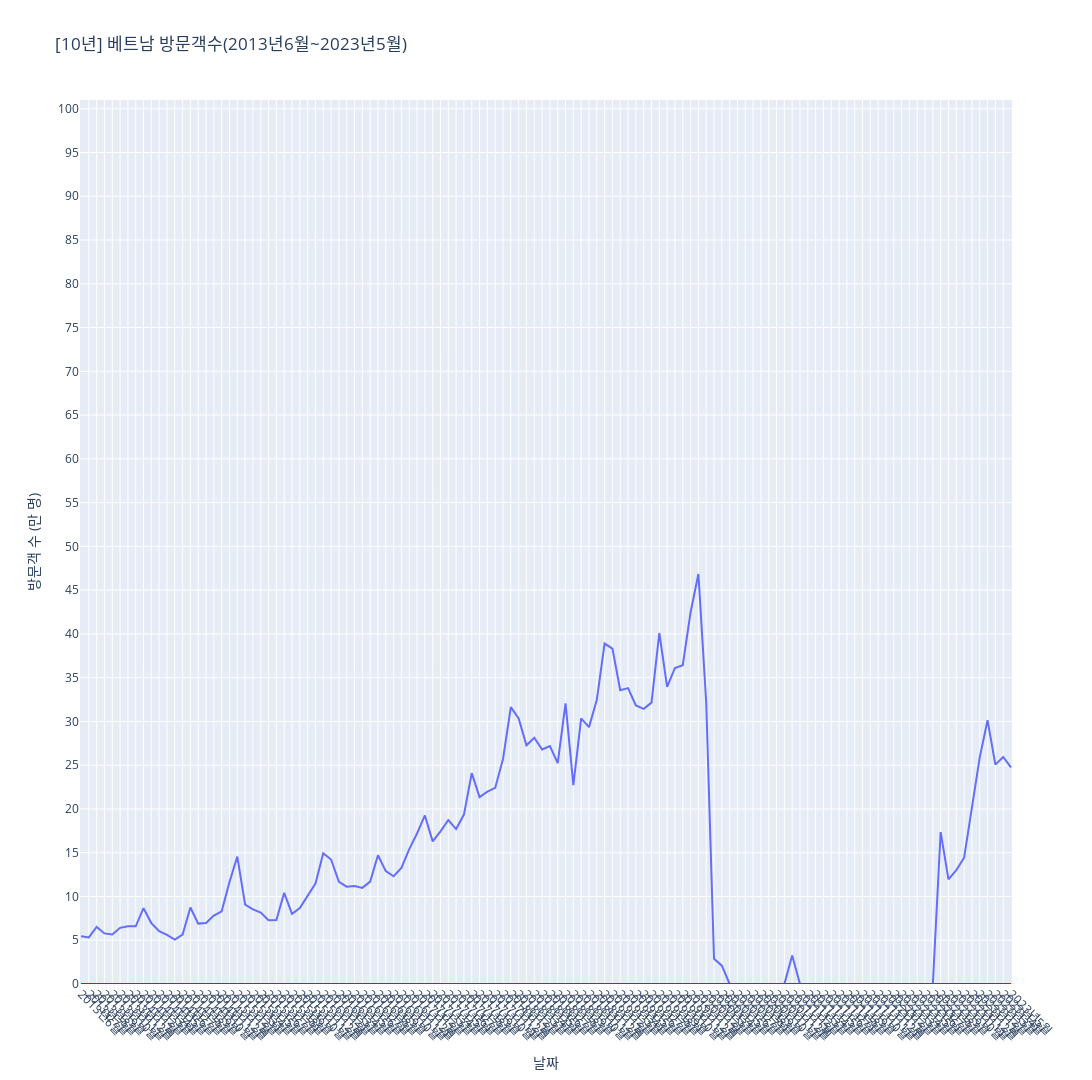

The notebook cell saved with this chart:
### Code cell
# 5) 전체 방문객수(Plotly)
#------------------

fig = px.line(countryDataFrame, x=countryDataFrame.YM, y=countryDataFrame.NumVisitors,
              labels={'x':'날짜', 'y':'방문객 수 (만 명)'}, 
              title=f'[{period}] {countryNameKor} 방문객수({startYear}{startMonth}~{endYear}{endMonth})')

fig.update_yaxes(range=[0, 101], tick0=0, dtick=5)
fig.update_xaxes(nticks=sizeOfYM)
fig.update_xaxes(tickangle=45)
fig.update_layout(width=1920,height=1080)
fig.update_xaxes(title_text='날짜')
fig.update_yaxes(title_text='방문객 수 (만 명)')


# (개별국가)폴더가 없다면 생성
if not os.path.exists(f'{graphRootOnlyCountry}'):
    os.makedirs(f'{graphRootOnlyCountry}')   
pio.write_image(fig, graphPathOnlyCountryVisitors)

# (모든국가)폴더가 없다면 생성
if not os.path.exists(f'{graphRootAllCountry}'):
    os.makedirs(f'{graphRootAllCountry}')   
pio.write_image(fig, graphPathAllCountryVisitors)

fig.add_shape(  type="line",
                x0=f'{startYear}{startMonth}', y0=0,
                x1=f'{endYear}{endMonth}', y1=0,
                # x0=countryDataFrame['YM'].min(), y0=0,
                # x1=countryDataFrame['YM'].max(), y1=0,
                line=dict(color="Red",width=2)
             )
display(fig)

### Figure 1 — Plotly figure (JSON) as saved in the notebook; plotly's stock layout.template omitted (floating-point values rounded to 4 significant figures)
{"data": [{"hovertemplate": "YM=%{x}<br>NumVisitors=%{y}<extra></extra>", "legendgroup": "", "line": {"color": "#636efa", "dash": "solid"}, "marker": {"symbol": "circle"}, "mode": "lines", "name": "", "orientation": "v", "showlegend": false, "type": "scatter", "x": ["2013년6월", "2013년7월", "2013년8월", "2013년9월", "2013년10월", "2013년11월", "2013년12월", "2014년1월", "2014년2월", "2014년3월", "2014년4월", "2014년5월", "2014년6월", "2014년7월", "2014년8월", "2014년9월", "2014년10월", "2014년11월", "2014년12월", "2015년1월", "2015년2월", "2015년3월", "2015년4월", "2015년5월", "2015년6월", "2015년7월", "2015년8월", "2015년9월", "2015년10월", "2015년11월", "2015년12월", "2016년1월", "2016년2월", "2016년3월", "2016년4월", "2016년5월", "2016년6월", "2016년7월", "2016년8월", "2016년9월", "2016년10월", "2016년11월", "2016년12월", "2017년1월", "2017년2월", "2017년3월", "2017년4월", "2017년5월", "2017년6월", "2017년7월", "2017년8월", "2017년9월", "2017년10월", "2017년11월", "2017년12월", "2018년1월", "2018년2월", "2018년3월", "2018년4월", "2018년5월", "2018년6월", "2018년7월", "2018년8월", "2018년9월", "2018년10월", "2018년11월", "2018년12월", "2019년1월", "2019년2월", "2019년3월", "2019년4월", "2019년5월", "2019년6월", "2019년7월", "2019년8월", "2019년9월", "2019년10월", "2019년11월", "2019년12월", "2020년1월", "2020년2월", "2020년3월", "2020년4월", "2020년5월", "2020년6월", "2020년7월", "2020년8월", "2020년9월", "2020년10월", "2020년11월", "2020년12월", "2021년1월", "2021년2월", "2021년3월", "2021년4월", "2021년5월", "2021년6월", "2021년7월", "2021년8월", "2021년9월", "2021년10월", "2021년11월", "2021년12월", "2022년1월", "2022년2월", "2022년3월", "2022년4월", "2022년5월", "2022년6월", "2022년7월", "2022년8월", "2022년9월", "2022년10월", "2022년11월", "2022년12월", "2023년1월", "2023년2월", "2023년3월", "2023년4월", "2023년5월"], "xaxis": "x", "y": [5.467, 5.327, 6.515, 5.778, 5.663, 6.416, 6.586, 6.586, 8.662, 6.96, 6.03, 5.619, 5.065, 5.645, 8.746, 6.898, 6.961, 7.813, 8.312, 11.64, 14.56, 9.08, 8.53, 8.156, 7.293, 7.311, 10.41, 8.02, 8.678, 10.08, 11.47, 14.93, 14.22, 11.66, 11.12, 11.2, 10.98, 11.7, 14.7, 12.89, 12.31, 13.27, 15.42, 17.19, 19.26, 16.3, 17.44, 18.74, 17.71, 19.36, 24.1, 21.35, 21.97, 22.41, 25.71, 31.63, 30.34, 27.28, 28.14, 26.79, 27.18, 25.24, 32.07, 22.72, 30.34, 29.35, 32.45, 38.9, 38.32, 33.56, 33.81, 31.83, 31.44, 32.15, 40.1, 33.96, 36.11, 36.43, 42.47, 46.84, 32.2, 2.87, 2.095, 0, 0, 0, 0, 0, 0, 0, 0, 3.25, 0, 0, 0, 0, 0, 0, 0, 0, 0, 0, 0, 0, 0, 0, 0, 0, 0, 0, 17.36, 11.96, 13.02, 14.43, 20.15, 25.89, 30.13, 25.06, 25.94, 24.75], "yaxis": "y"}], "layout": {"height": 1080, "legend": {"tracegroupgap": 0}, "shapes": [{"line": {"color": "Red", "width": 2}, "type": "line", "x0": "2013년6월", "x1": "2023년5월", "y0": 0, "y1": 0}], "title": {"text": "[10년] 베트남 방문객수(2013년6월~2023년5월)"}, "width": 1920, "xaxis": {"anchor": "y", "domain": [0, 1], "nticks": 120, "tickangle": 45, "title": {"text": "날짜"}}, "yaxis": {"anchor": "x", "domain": [0, 1], "dtick": 5, "range": [0, 101], "tick0": 0, "title": {"text": "방문객 수 (만 명)"}}}}
